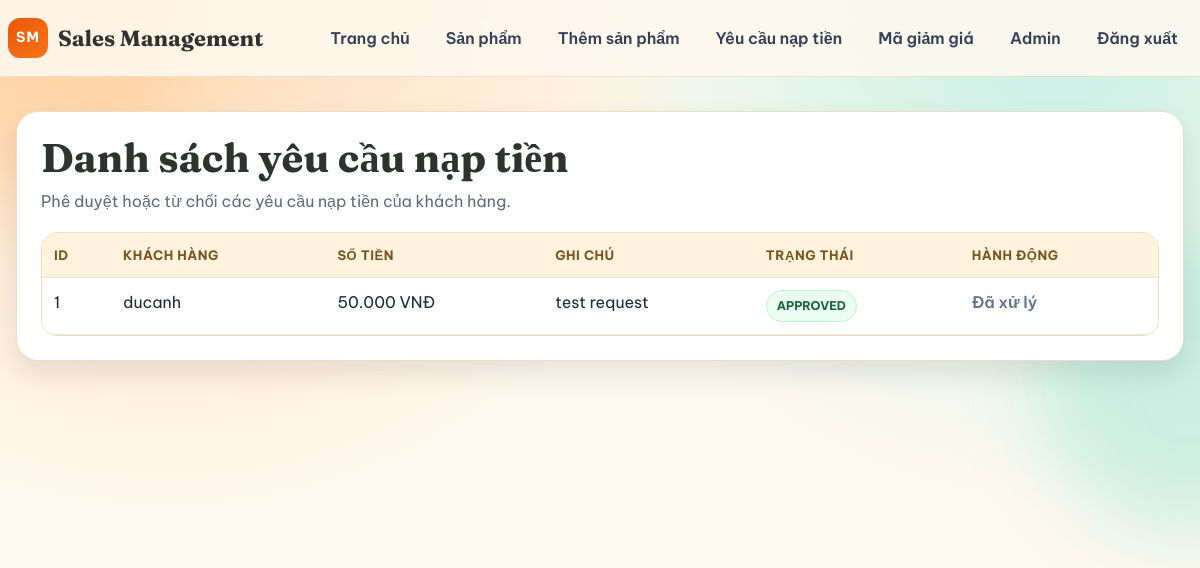
The page /wallet/topup/requests/ (signed in) on the database as committed earlier.
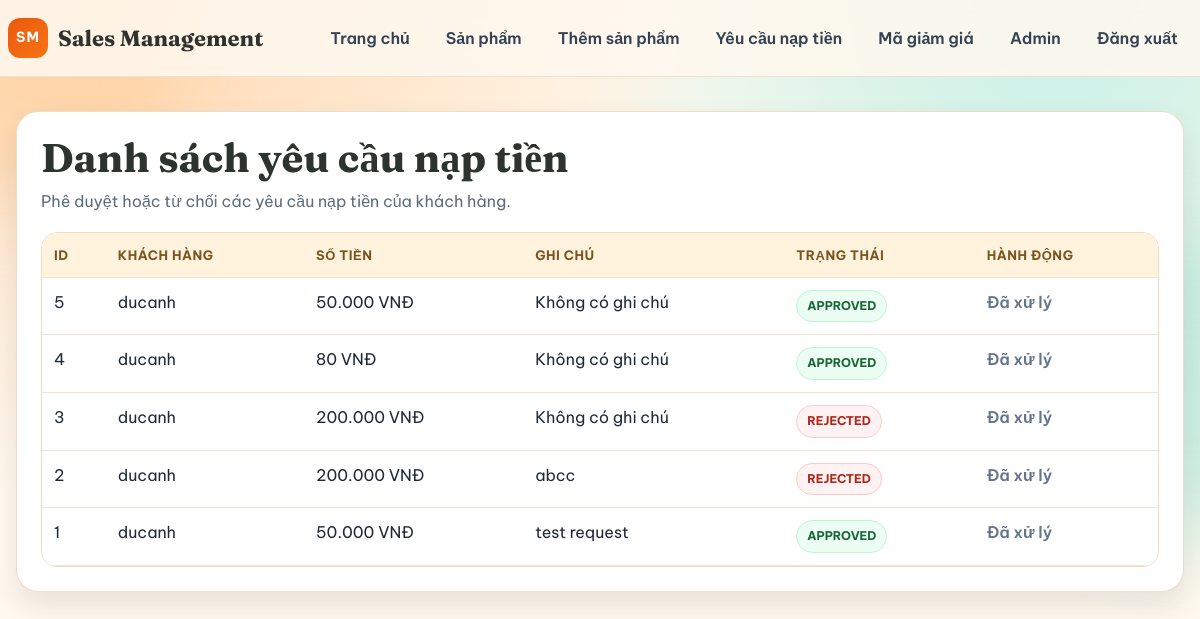
The same page on the database as committed later.
### accounts/models.py (models this page shows, shortened)
class TopUpRequest(models.Model):
    STATUS_CHOICES = [
        ('PENDING', 'PENDING'),
        ('APPROVED', 'APPROVED'),
        ('REJECTED', 'REJECTED'),
    ]
    customer = models.ForeignKey(
        Customer,
        on_delete=models.CASCADE,
        related_name='topup_requests')
    amount = models.PositiveBigIntegerField()
    note = models.TextField(blank=True, null=True)
    status = models.CharField(max_length=20, choices=STATUS_CHOICES, default='PENDING')

class Customer(models.Model):
    GENDER_CHOICES = [
        ('Nam', 'Nam'),
        ('Nữ', 'Nữ'),
        ('Khác', 'Khác'),
    ]# (tuple (giá trị lưu trong database, giá trị hiển thị))
    user = models.OneToOneField(User, on_delete=models.CASCADE, related_name='customer_profile')
    fullName = models.CharField(max_length=100)
    phoneNumber = models.CharField(max_length=20)
    address = models.CharField(max_length=255, blank=True, null=True)
    dateOfBirth = models.DateField(blank=True, null=True)
    gender = models.CharField(max_length=10, choices=GENDER_CHOICES, default='Nam')

### accounts/views.py (the view)
# urls.py: path('wallet/topup/requests/', TopUpRequestListView.as_view(), name='topup_request_list'),
class TopUpRequestListView(LoginRequiredMixin, UserPassesTestMixin, View):
    template_name = 'wallet/topup_request_list.html'
    login_url = 'login'
    def test_func(self):
        return self.request.user.is_staff
    def get(self, request):
        requests = TopUpRequest.objects.all().order_by('-id')
        return render(request, self.template_name, {'requests': requests})

### accounts/templatetags/currency.py (called while the page is built)
@register.filter(name='vnd')
def vnd(value):
    try:
        amount = int(value or 0)
    except (TypeError, ValueError):
        return '0'
    return f'{amount:,}'.replace(',', '.')

### templates/wallet/topup_request_list.html (shortened to what this page needs)
{% load static currency %}
<!doctype html>
<html lang="vi">
  <head>
    <link rel="stylesheet" href="{% static 'css/page_theme.css' %}" />
    <link rel="stylesheet" href="{% static 'css/topup_request_list.css' %}" />
  </head>
  <body>
    <div class="page-glow page-glow-left" aria-hidden="true"></div>
    <div class="page-glow page-glow-right" aria-hidden="true"></div>
    <header class="site-header">
      <div class="container nav-wrap">
        <a href="{% url 'home' %}" class="logo" aria-label="Sales Management Home">
          <span class="logo-mark">SM</span>
          <span class="logo-text">Sales Management</span>
        </a>
        <nav class="main-nav">
          <a href="{% url 'home' %}" class="nav-link">Trang chủ</a>
          <a href="{% url 'product_list' %}" class="nav-link">Sản phẩm</a>
          <a href="{% url 'product_create' %}" class="nav-link">Thêm sản phẩm</a>
          <a href="{% url 'topup_request_list' %}" class="nav-link">Yêu cầu nạp tiền</a>
          <a href="{% url 'discount_code_list' %}" class="nav-link">Mã giảm giá</a>
          <a href="/admin/" class="nav-link">Admin</a>
          <a href="{% url 'logout' %}" class="nav-link">Đăng xuất</a>
        </nav>
      </div>
    </header>
    <main class="request-page">
      <div class="container">
        <section class="page-card">
          <div class="page-head">
            <h1>Danh sách yêu cầu nạp tiền</h1>
            <p>Phê duyệt hoặc từ chối các yêu cầu nạp tiền của khách hàng.</p>
          </div>
          <div class="table-wrap">
            <table>
              <thead>
                <tr>
                  <th>ID</th>
                  <th>Khách hàng</th>
                  <th>Số tiền</th>
                  <th>Ghi chú</th>
                  <th>Trạng thái</th>
                  <th>Hành động</th>
                </tr>
              </thead>
              <tbody>
                {% for item in requests %}
                <tr>
                  <td>{{ item.id }}</td>
                  <td>{{ item.customer.fullName }}</td>
                  <td>{{ item.amount|vnd }} VNĐ</td>
                  <td>{{ item.note|default:"Không có ghi chú" }}</td>
                  <td>
                    <span class="status status-{{ item.status|lower }}">{{ item.status }}</span>
                  </td>
                  <td>
                    {% if item.status == 'PENDING' %}
                    <form method="post" action="{% url 'topup_request_approve' item.id %}" class="inline-form">
                      {% csrf_token %}
                      <button type="submit" class="btn btn-primary">Duyệt</button>
                    </form>
                    <form method="post" action="{% url 'topup_request_reject' item.id %}" class="inline-form">
                      {% csrf_token %}
                      <button type="submit" class="btn btn-danger">Từ chối</button>
                    </form>
                    {% else %}
                    <span class="done-text">Đã xử lý</span>
                    {% endif %}
                  </td>
                </tr>
                {% empty %}
                <tr>
                  <td colspan="6">Chưa có yêu cầu nạp tiền nào.</td>
                </tr>
                {% endfor %}
              </tbody>
            </table>
          </div>
        </section>
      </div>
    </main>
  </body>
</html>

Rows that differ between the two databases and show on the page:
added TopUpRequest: id "5", customer.fullName "ducanh", amount|vnd "50.000", note "Không có ghi chú", status "APPROVED", shows "Đã xử lý"
added TopUpRequest: id "4", customer.fullName "ducanh", amount|vnd "80", note "Không có ghi chú", status "APPROVED", shows "Đã xử lý"
added TopUpRequest: id "3", customer.fullName "ducanh", amount|vnd "200.000", note "Không có ghi chú", status "REJECTED", shows "Đã xử lý"
added TopUpRequest: id "2", customer.fullName "ducanh", amount|vnd "200.000", note "abcc", status "REJECTED", shows "Đã xử lý"
